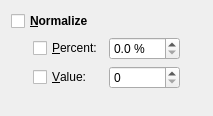
     <widget class="QWidget" name="Normalize">
      <attribute name="title">
       <string>&amp;Normalize</string>
      </attribute>
      <layout class="QGridLayout">
       <item row="0" column="0" colspan="4">
        <widget class="QCheckBox" name="NormalizeCheckBox">
         <property name="font">
          <font>
           <weight>75</weight>
           <bold>true</bold>
          </font>
         </property>
         <property name="toolTip">
          <string>Normalize selected events</string>
         </property>
         <property name="text">
          <string>&amp;Normalize</string>
         </property>
        </widget>
       </item>
       <item row="1" column="0">
        <spacer>
         <property name="orientation">
          <enum>Qt::Horizontal</enum>
         </property>
         <property name="sizeType">
          <enum>QSizePolicy::Fixed</enum>
         </property>
         <property name="sizeHint" stdset="0">
          <size>
           <width>16</width>
           <height>20</height>
          </size>
         </property>
        </spacer>
       </item>
       <item row="1" column="1">
        <widget class="QCheckBox" name="NormalizePercentCheckBox">
         <property name="text">
          <string>&amp;Percent:</string>
         </property>
        </widget>
       </item>
       <item row="1" column="2">
        <widget class="QDoubleSpinBox" name="NormalizePercentSpinBox">
         <property name="minimumSize">
          <size>
           <width>60</width>
           <height>0</height>
          </size>
         </property>
         <property name="toolTip">
          <string>Normalize percent</string>
         </property>
         <property name="suffix">
          <string> %</string>
         </property>
         <property name="accelerated">
          <bool>true</bool>
         </property>
         <property name="decimals">
          <number>1</number>
         </property>
         <property name="maximum">
          <double>150.0</double>
         </property>
         <property name="singleStep">
          <double>0.1</double>
         </property>
        </widget>
       </item>
       <item row="1" column="3" rowspan="2">
        <spacer>
         <property name="orientation">
          <enum>Qt::Horizontal</enum>
         </property>
         <property name="sizeHint" stdset="0">
          <size>
           <width>16</width>
           <height>20</height>
          </size>
         </property>
        </spacer>
       </item>
       <item row="2" column="1">
        <widget class="QCheckBox" name="NormalizeValueCheckBox">
         <property name="text">
          <string>&amp;Value:</string>
         </property>
        </widget>
       </item>
       <item row="2" column="2">
        <widget class="QSpinBox" name="NormalizeValueSpinBox">
         <property name="minimumSize">
          <size>
           <width>60</width>
           <height>0</height>
          </size>
         </property>
         <property name="toolTip">
          <string>Normalize value</string>
         </property>
         <property name="maximum">
          <number>127</number>
         </property>
        </widget>
       </item>
       <item row="3" column="1" colspan="3">
        <spacer>
         <property name="orientation">
          <enum>Qt::Vertical</enum>
         </property>
         <property name="sizeHint" stdset="0">
          <size>
           <width>20</width>
           <height>16</height>
          </size>
         </property>
        </spacer>
       </item>
      </layout>
     </widget>
